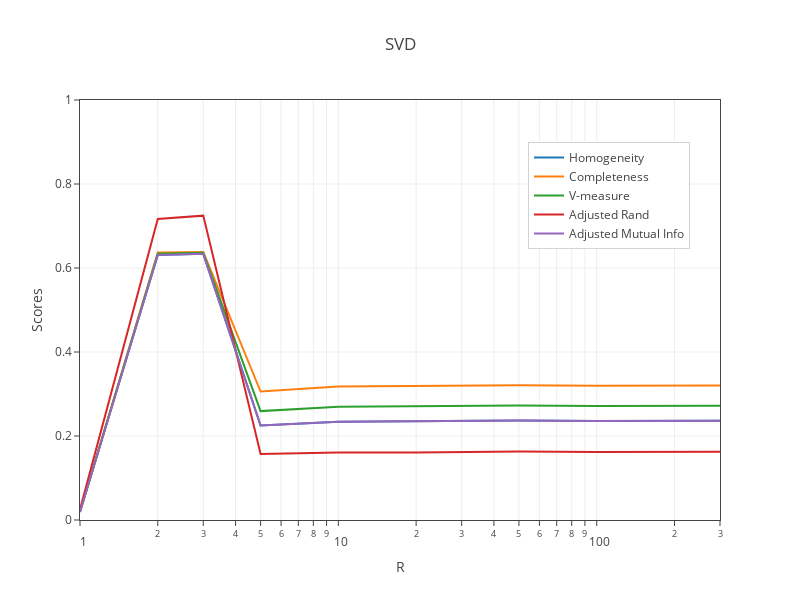

Write notebook code for a chart like this one.
### Code cell
# SVD in specified r (1,2,3,5,10,20,50,100,300) 
r = [1,2,3,5,10,20,50,100,300]
svd_scores = [[],[],[],[],[]]

for i in r:
    km.fit(lsiVectors[:,:i])
    svd_scores[0].append(metrics.homogeneity_score(labels, km.labels_))
    svd_scores[1].append(metrics.completeness_score(labels, km.labels_))
    svd_scores[2].append(metrics.v_measure_score(labels, km.labels_))
    svd_scores[3].append(metrics.adjusted_rand_score(labels, km.labels_))
    svd_scores[4].append(metrics.adjusted_mutual_info_score(labels, km.labels_))

plot_scores(r, svd_scores, 'SVD')

### Figure 1 — Plotly figure (JSON) as saved in the notebook; plotly's stock layout.template omitted (floating-point values rounded to 4 significant figures)
{"data": [{"line": {"width": 2}, "mode": "lines", "name": "Homogeneity", "type": "scatter", "uid": "6e97825e-bd8a-46aa-869b-2649f96b4cfa", "x": [1, 2, 3, 5, 10, 20, 50, 100, 300], "y": [0.01909, 0.6308, 0.6338, 0.2251, 0.2339, 0.2348, 0.2368, 0.2356, 0.2361]}, {"line": {"width": 2}, "mode": "lines", "name": "Completeness", "type": "scatter", "uid": "70d39602-3925-44bf-8a14-b439addb0d0c", "x": [1, 2, 3, 5, 10, 20, 50, 100, 300], "y": [0.0201, 0.6366, 0.6382, 0.3058, 0.3179, 0.3192, 0.3207, 0.3198, 0.3202]}, {"line": {"width": 2}, "mode": "lines", "name": "V-measure", "type": "scatter", "uid": "2221dde7-1ab2-4763-8d7d-2dbe2ed2373a", "x": [1, 2, 3, 5, 10, 20, 50, 100, 300], "y": [0.01958, 0.6337, 0.636, 0.2593, 0.2695, 0.2706, 0.2725, 0.2713, 0.2718]}, {"line": {"width": 2}, "mode": "lines", "name": "Adjusted Rand", "type": "scatter", "uid": "44a0245a-372b-465d-883e-6dccf8c2befd", "x": [1, 2, 3, 5, 10, 20, 50, 100, 300], "y": [0.02519, 0.7169, 0.7247, 0.1572, 0.1606, 0.1608, 0.1631, 0.1617, 0.1623]}, {"line": {"width": 2}, "mode": "lines", "name": "Adjusted Mutual Info", "type": "scatter", "uid": "2766c498-9985-4a35-9ded-c44ae346abf1", "x": [1, 2, 3, 5, 10, 20, 50, 100, 300], "y": [0.019, 0.6308, 0.6337, 0.225, 0.2338, 0.2348, 0.2367, 0.2355, 0.236]}], "layout": {"autosize": false, "height": 600, "legend": {"bordercolor": "#D3D3D3", "borderwidth": 1, "x": 0.7, "y": 0.9}, "title": {"text": "SVD"}, "width": 800, "xaxis": {"linewidth": 1, "mirror": true, "ticks": "outside", "title": {"text": "R"}, "type": "log"}, "yaxis": {"linewidth": 1, "mirror": true, "range": [0, 1], "ticks": "outside", "title": {"text": "Scores"}}}}
